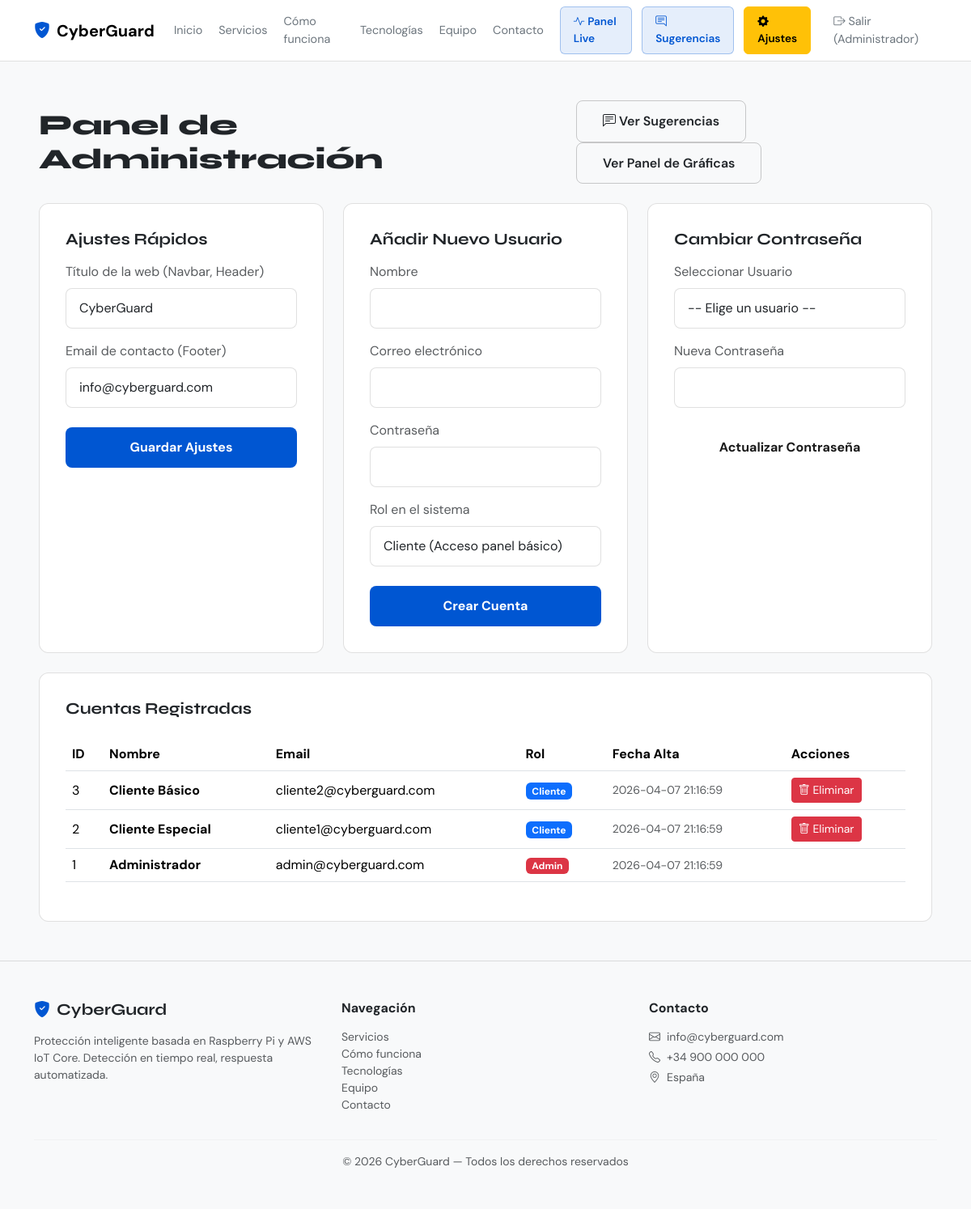
The page /admin.php (signed in) on the database its author committed.
### tables this page shows
CREATE TABLE IF NOT EXISTS usuarios (
    id          INT AUTO_INCREMENT PRIMARY KEY,
    nombre      VARCHAR(100) NOT NULL,
    email       VARCHAR(100) NOT NULL UNIQUE,
    password    VARCHAR(255) NOT NULL,
    rol         ENUM('admin', 'cliente') NOT NULL DEFAULT 'cliente',
    created_at  DATETIME DEFAULT CURRENT_TIMESTAMP
);

### admin.php (the view, shortened to what this page needs)
<?php
require_once 'db.php';
require 'includes/header.php';
$stmt = $pdo->query("SELECT clave, valor FROM ajustes");
$ajustes_actuales = [];
while ($row = $stmt->fetch(PDO::FETCH_ASSOC)) {
    $ajustes_actuales[$row['clave']] = $row['valor'];
}
?>
<?php require 'includes/navbar.php'; ?>
<main class="container-fluid my-5 px-lg-5">
    <div class="d-flex justify-content-between align-items-center mb-4">
        <h2 class="section-title m-0">Panel de Administración</h2>
        <div>
            <a href="sugerencias.php" class="btn-outline-cyber me-2"><i class="bi bi-chat-left-text me-1"></i>Ver Sugerencias</a>
            <a href="panel.php" class="btn-outline-cyber">Ver Panel de Gráficas</a>
        </div>
    </div>
    <div class="row g-4 mb-4">
        <div class="col-lg-4">
            <div class="card-cyber h-100">
                <h5 class="mb-3 fw-bold">Ajustes Rápidos</h5>
                <form method="POST" action="admin.php">
                    <div class="mb-3">
                        <label for="site_title" class="form-label text-muted">Título de la web (Navbar, Header)</label>
                        <input type="text" class="form-control form-control-cyber" id="site_title" name="site_title"
                               value="<?= htmlspecialchars($ajustes_actuales['site_title'] ?? '') ?>" required>
                    </div>
                    <div class="mb-4">
                        <label for="contact_email" class="form-label text-muted">Email de contacto (Footer)</label>
                        <input type="email" class="form-control form-control-cyber" id="contact_email" name="contact_email"
                               value="<?= htmlspecialchars($ajustes_actuales['contact_email'] ?? '') ?>" required>
                    </div>
                    <button type="submit" class="btn-primary-cyber w-100 border-0">Guardar Ajustes</button>
                </form>
            </div>
        </div>
        <div class="col-lg-4">
            <div class="card-cyber h-100">
                <h5 class="mb-3 fw-bold">Añadir Nuevo Usuario</h5>
                <form method="POST" action="admin.php">
                    <div class="mb-3">
                        <label class="form-label text-muted">Nombre</label>
                        <input type="text" class="form-control form-control-cyber" name="new_user_nombre" required>
                    </div>
                    <div class="mb-3">
                        <label class="form-label text-muted">Correo electrónico</label>
                        <input type="email" class="form-control form-control-cyber" name="new_user_email" required>
                    </div>
                    <div class="mb-3">
                        <label class="form-label text-muted">Contraseña</label>
                        <input type="password" class="form-control form-control-cyber" name="new_user_password" required>
                    </div>
                    <div class="mb-4">
                        <label class="form-label text-muted">Rol en el sistema</label>
                        <select class="form-select form-control-cyber" name="new_user_rol">
                            <option value="cliente">Cliente (Acceso panel básico)</option>
                        </select>
                    </div>
                    <button type="submit" class="btn-primary-cyber w-100 border-0">Crear Cuenta</button>
                </form>
            </div>
        </div>
        <div class="col-lg-4">
            <div class="card-cyber h-100">
                <h5 class="mb-3 fw-bold">Cambiar Contraseña</h5>
                <form method="POST" action="admin.php">
                    <div class="mb-3">
                        <label class="form-label text-muted">Seleccionar Usuario</label>
                        <select class="form-select form-control-cyber" name="usuario_id" required>
                            <option value="">-- Elige un usuario --</option>
                        </select>
                    </div>
                    <div class="mb-4">
                        <label class="form-label text-muted">Nueva Contraseña</label>
                        <input type="password" class="form-control form-control-cyber" name="nueva_password" required>
                    </div>
                    <button type="submit" class="btn-primary-cyber w-100 border-0" style="background:var(--color-accent); color:#1a1a1a;">Actualizar Contraseña</button>
                </form>
            </div>
        </div>
    </div>
    <div class="row">
        <div class="col-12">
            <div class="card-cyber">
                <h5 class="mb-4 fw-bold">Cuentas Registradas</h5>
                <div class="table-responsive">
                    <table class="table table-hover align-middle">
                        <thead style="background-color: var(--color-bg); color: var(--color-text);">
                            <tr>
                                <th>ID</th>
                                <th>Nombre</th>
                                <th>Email</th>
                                <th>Rol</th>
                                <th>Fecha Alta</th>
                                <th>Acciones</th>
                            </tr>
                        </thead>
                        <tbody>
                            <?php
                            $stmt_users = $pdo->query("SELECT id, nombre, email, rol, created_at FROM usuarios ORDER BY id DESC");
                            while ($u = $stmt_users->fetch(PDO::FETCH_ASSOC)):
                            ?>
                            <tr>
                                <td><?= htmlspecialchars($u['id']) ?></td>
                                <td class="fw-bold"><?= htmlspecialchars($u['nombre']) ?></td>
                                <td><?= htmlspecialchars($u['email']) ?></td>
                                <td>
                                    <?php if($u['rol'] === 'admin'): ?>
                                        <span class="badge bg-danger">Admin</span>
                                    <?php else: ?>
                                        <span class="badge bg-primary">Cliente</span>
                                    <?php endif; ?>
                                </td>
                                <td class="text-muted small"><?= htmlspecialchars($u['created_at']) ?></td>
                                <td>
                                    <?php if ($u['id'] != $_SESSION['usuario_id']): ?>
                                        <form method="POST" action="admin.php" onsubmit="return confirm('¿Seguro que quieres eliminar este usuario?');" style="display:inline;">
                                            <button type="submit" class="btn btn-sm btn-danger"><i class="bi bi-trash"></i> Eliminar</button>
                                        </form>
                                    <?php endif; ?>
                                </td>
                            </tr>
                            <?php endwhile; ?>
                        </tbody>
                    </table>
                </div>
            </div>
        </div>
    </div>
</main>
<div class="toast-container position-fixed bottom-0 end-0 p-3" style="z-index: 1100">
</div>
<?php require 'includes/footer.php'; ?>

### includes/header.php (shortened to what this page needs)
<?php
$ajustes_globales = [];
if (isset($pdo)) {
    try {
        $stmt_aj = $pdo->query("SELECT clave, valor FROM ajustes");
        while ($row = $stmt_aj->fetch(PDO::FETCH_ASSOC)) {
            $ajustes_globales[$row['clave']] = $row['valor'];
        }
    } catch (PDOException $e) {  }
}
$site_title_global = $ajustes_globales['site_title'] ?? 'CyberGuard';
?>
<!DOCTYPE html>
<html lang="es">
<head>
    <link href="https://cdn.jsdelivr.net/npm/bootstrap@5.3.2/dist/css/bootstrap.min.css" rel="stylesheet">
    <link href="https://cdn.jsdelivr.net/npm/bootstrap-icons@1.11.3/font/bootstrap-icons.css" rel="stylesheet">
    <link href="css/main.css" rel="stylesheet">
</head>
<body>

### includes/navbar.php (shortened to what this page needs)
<?php
$actual = basename($_SERVER['PHP_SELF']);
function activo($archivo) {
    global $actual;
    return $actual === $archivo ? 'active' : '';
}
?>
<nav class="navbar navbar-expand-lg navbar-light sticky-top" id="mainNav">
    <div class="container">
        <a class="navbar-brand fw-bold" href="index.php">
            <i class="bi bi-shield-fill-check me-2" style="color:var(--color-primary)"></i><?= htmlspecialchars($site_title_global ?? 'CyberGuard') ?>
        </a>
        <div class="collapse navbar-collapse" id="navMenu">
            <ul class="navbar-nav ms-auto align-items-lg-center gap-lg-1">
                <li class="nav-item">
                    <a class="nav-link <?= activo('index.php') ?>" href="index.php">Inicio</a>
                </li>
                <li class="nav-item">
                    <a class="nav-link <?= activo('servicios.php') ?>" href="servicios.php">Servicios</a>
                </li>
                <li class="nav-item">
                    <a class="nav-link <?= activo('como-funciona.php') ?>" href="como-funciona.php">Cómo funciona</a>
                </li>
                <li class="nav-item">
                    <a class="nav-link <?= activo('tecnologias.php') ?>" href="tecnologias.php">Tecnologías</a>
                </li>
                <li class="nav-item">
                    <a class="nav-link <?= activo('equipo.php') ?>" href="equipo.php">Equipo</a>
                </li>
                <li class="nav-item">
                    <a class="nav-link <?= activo('contacto.php') ?>" href="contacto.php">Contacto</a>
                </li>
                <?php if (isset($_SESSION['usuario_id'])): ?>
                    <li class="nav-item ms-lg-2">
                        <a class="nav-link btn-cyber px-3 py-2 rounded <?= activo('panel.php') ?>" href="panel.php">
                            <i class="bi bi-activity me-1"></i>Panel Live
                        </a>
                    </li>
                    <li class="nav-item ms-lg-2">
                        <a class="nav-link btn-cyber px-3 py-2 rounded <?= activo('sugerencias.php') ?>" href="sugerencias.php">
                            <i class="bi bi-chat-right-text me-1"></i>Sugerencias
                        </a>
                    </li>
                    <?php if ($_SESSION['rol'] === 'admin'): ?>
                        <li class="nav-item ms-lg-2">
                            <a class="nav-link btn-cyber px-3 py-2 rounded <?= activo('admin.php') ?>" href="admin.php" style="background:var(--color-warning);color:#000!important;border-color:var(--color-warning)">
                                <i class="bi bi-gear-fill me-1"></i>Ajustes
                            </a>
                        </li>
                    <?php endif; ?>
                    <li class="nav-item ms-lg-2">
                        <a class="nav-link px-3 py-2 text-danger" href="logout.php">
                            <i class="bi bi-box-arrow-right"></i> Salir (<?= htmlspecialchars($_SESSION['nombre']) ?>)
                        </a>
                    </li>
                <?php endif; ?>
            </ul>
        </div>
    </div>
</nav>

### includes/footer.php (shortened to what this page needs)
<footer class="mt-5 py-5" style="background:var(--color-bg); border-top:1px solid var(--color-border)">
    <div class="container">
        <div class="row gy-4">
            <div class="col-md-4">
                <h5 class="fw-bold mb-3">
                    <i class="bi bi-shield-fill-check me-2" style="color:var(--color-primary)"></i>CyberGuard
                </h5>
                <p class="text-muted small">Protección inteligente basada en Raspberry Pi y AWS IoT Core. Detección en tiempo real, respuesta automatizada.</p>
            </div>
            <div class="col-md-4">
                <h6 class="fw-bold mb-3">Navegación</h6>
                <ul class="list-unstyled small">
                    <li><a href="servicios.php"     class="text-muted text-decoration-none footer-link">Servicios</a></li>
                    <li><a href="como-funciona.php" class="text-muted text-decoration-none footer-link">Cómo funciona</a></li>
                    <li><a href="tecnologias.php"   class="text-muted text-decoration-none footer-link">Tecnologías</a></li>
                    <li><a href="equipo.php"         class="text-muted text-decoration-none footer-link">Equipo</a></li>
                    <li><a href="contacto.php"       class="text-muted text-decoration-none footer-link">Contacto</a></li>
                </ul>
            </div>
            <div class="col-md-4">
                <h6 class="fw-bold mb-3">Contacto</h6>
                <p class="text-muted small mb-1"><i class="bi bi-envelope me-2"></i>info@cyberguard.com</p>
                <p class="text-muted small mb-1"><i class="bi bi-telephone me-2"></i>+34 900 000 000</p>
                <p class="text-muted small"><i class="bi bi-geo-alt me-2"></i>España</p>
            </div>
        </div>
        <hr style="border-color:var(--color-border)">
        <p class="text-center text-muted small mb-0">© <?= date('Y') ?> CyberGuard — Todos los derechos reservados</p>
    </div>
</footer>
</body>
</html>

### css/main.css (style rules this page uses)
:root { --color-bg: #F8F9FA; --color-surface: #FFFFFF; --color-border: rgba(0, 0, 0, 0.12); --color-primary: #0056D2; --color-success: #00875A; --color-danger: #DC3545; --color-warning: #FFC107; --color-text: #212529; --color-muted: #6C757D; --radius: 12px; --font-display: 'Syne', sans-serif; --font-body: 'DM Sans', sans-serif; --font-mono: 'JetBrains Mono', monospace; }
body { background-color: var(--color-bg); color: var(--color-text); font-family: var(--font-body); }
h1, h2, h3, h4, h5 { font-family: var(--font-display); }
#mainNav { background: rgba(255, 255, 255, 0.95) !important; backdrop-filter: blur(12px); border-bottom: 1px solid var(--color-border); }
#mainNav .nav-link { color: var(--color-muted) !important; font-size: 0.9rem; transition: color 0.2s; }
#mainNav .nav-link:hover, #mainNav .nav-link.active { color: var(--color-primary) !important; }
#mainNav .btn-cyber { background: rgba(0, 86, 210, 0.1); color: var(--color-primary) !important; border: 1px solid rgba(0, 86, 210, 0.3); font-weight: 600; font-size: 0.85rem; transition: all 0.2s; }
.btn-primary-cyber { background: var(--color-primary); color: #FFF; font-weight: 700; padding: 0.8rem 2rem; border-radius: 8px; border: none; text-decoration: none; display: inline-block; transition: filter 0.2s, transform 0.2s; }
.btn-outline-cyber { background: transparent; color: var(--color-text); font-weight: 600; padding: 0.8rem 2rem; border-radius: 8px; border: 1px solid rgba(0,0,0,0.2); text-decoration: none; display: inline-block; transition: border-color 0.2s, color 0.2s; }
.card-cyber { background: var(--color-surface); border: 1px solid var(--color-border); border-radius: var(--radius); padding: 2rem; transition: border-color 0.3s, box-shadow 0.3s, transform 0.3s; }
.section-title { font-size: 2.2rem; font-weight: 800; }
.form-control-cyber { background: var(--color-surface); border: 1px solid var(--color-border); color: var(--color-text); border-radius: 8px; padding: 0.75rem 1rem; }
.form-control-cyber::placeholder { color: var(--color-muted); }

### rows shown on the page
usuarios: id "3", nombre "Cliente Básico", email "cliente2@cyberguard.com", rol "Cliente", created_at "2026-04-07 21:16:59"
usuarios: id "2", nombre "Cliente Especial", email "cliente1@cyberguard.com", rol "Cliente", created_at "2026-04-07 21:16:59"
usuarios: id "1", nombre "Administrador", email "admin@cyberguard.com", rol "Admin", created_at "2026-04-07 21:16:59"

### other values the page prints
$site_title_global "CyberGuard"
$_SESSION['nombre'] "Administrador"
